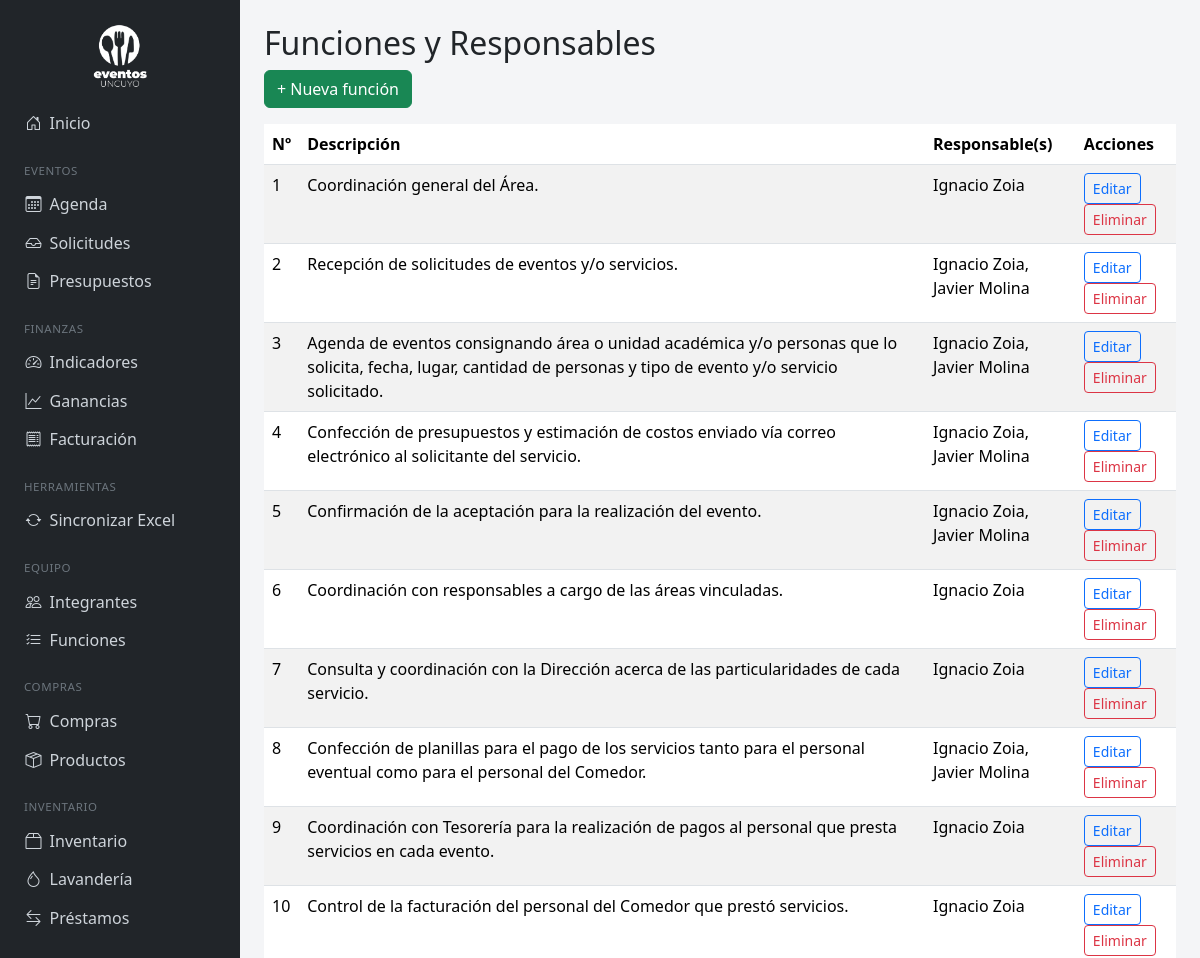
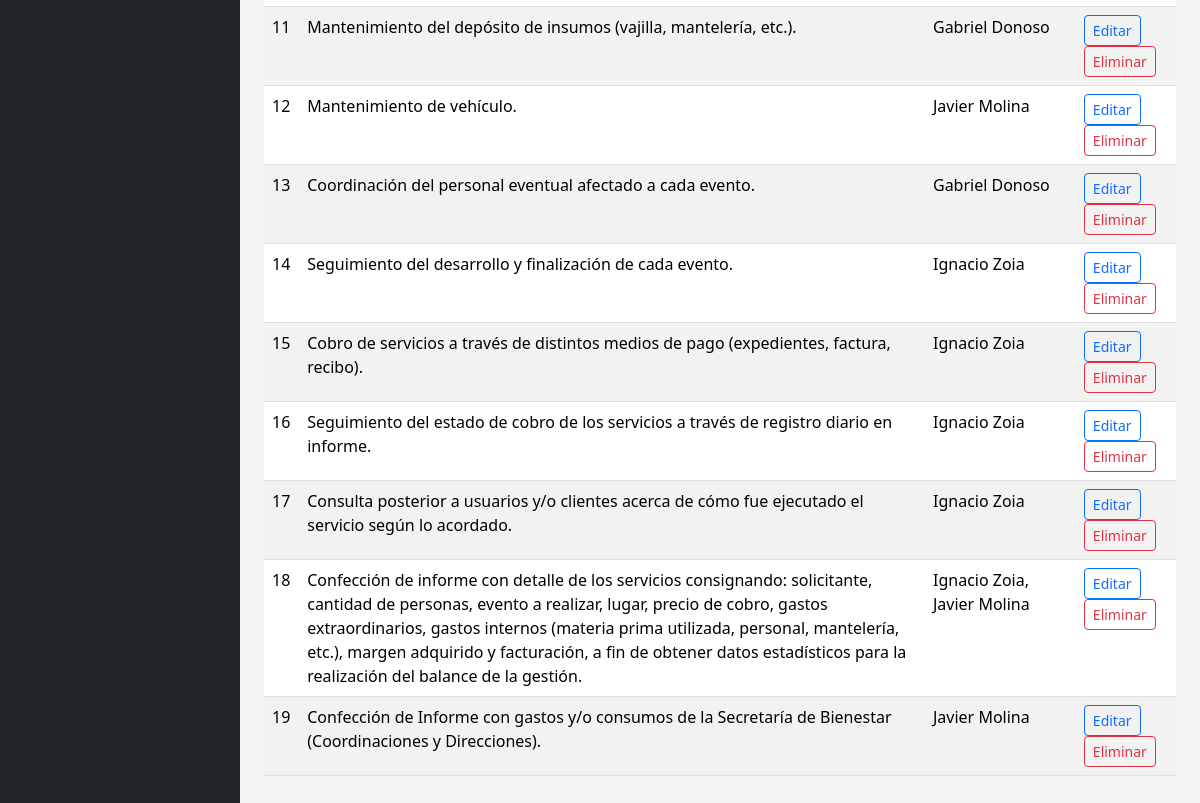
The page /funciones/ on the database its author committed (2 pictures, top to bottom).
### eventos/models.py (models this page shows, shortened)
class FuncionActividad(models.Model):
    numero = models.IntegerField(help_text="Orden dentro de la lista de funciones")
    descripcion = models.TextField()
    responsables = models.ManyToManyField(Integrante, related_name='funciones', blank=True)
    class Meta:
        ordering = ['numero']

class Integrante(models.Model):
    nombre = models.CharField(max_length=150)
    cargo = models.CharField(max_length=100, blank=True, help_text="Ej: Jefe de mozos")
    activo = models.BooleanField(default=True)
    class Meta:
        ordering = ['nombre']

### eventos/views.py (the view)
# urls.py: path('funciones/', views.funcion_lista, name='funcion_lista'),
def funcion_lista(request):
    funciones = FuncionActividad.objects.prefetch_related('responsables').all()
    return render(request, 'eventos/funcion_lista.html', {'funciones': funciones})

### eventos/templates/eventos/funcion_lista.html
{% extends 'eventos/base.html' %}
{% block content %}
<h2>Funciones y Responsables</h2>
<a href="{% url 'funcion_crear' %}" class="btn btn-success mb-3">+ Nueva función</a>
<table class="table table-striped">
    <thead><tr><th>Nº</th><th>Descripción</th><th>Responsable(s)</th><th>Acciones</th></tr></thead>
    <tbody>
        {% for f in funciones %}
        <tr>
            <td>{{ f.numero }}</td>
            <td>{{ f.descripcion }}</td>
            <td>{% for r in f.responsables.all %}{{ r.nombre }}{% if not forloop.last %}, {% endif %}{% empty %}-{% endfor %}</td>
            <td>
                <a href="{% url 'funcion_editar' f.pk %}" class="btn btn-sm btn-outline-primary">Editar</a>
                <a href="{% url 'funcion_eliminar' f.pk %}" class="btn btn-sm btn-outline-danger">Eliminar</a>
            </td>
        </tr>
        {% empty %}
        <tr><td colspan="4" class="text-center text-muted">No hay funciones cargadas</td></tr>
        {% endfor %}
    </tbody>
</table>
{% endblock %}

### eventos/templates/eventos/base.html (style rules this page uses)
body { background-color: #f4f5f7; }

### rows shown on the page
FuncionActividad: numero "1", descripcion "Coordinación general del Área."
Integrante: nombre "Ignacio Zoia"
FuncionActividad: numero "2", descripcion "Recepción de solicitudes de eventos y/o servicios."
Integrante: nombre "Javier Molina"
FuncionActividad: numero "3", descripcion "Agenda de eventos consignando área o unidad académica y/o personas que lo solicita, fecha, lugar, cantidad de personas y tipo de evento y/o servicio solicitado."
FuncionActividad: numero "4", descripcion "Confección de presupuestos y estimación de costos enviado vía correo electrónico al solicitante del servicio."
FuncionActividad: numero "5", descripcion "Confirmación de la aceptación para la realización del evento."
FuncionActividad: numero "6", descripcion "Coordinación con responsables a cargo de las áreas vinculadas."
FuncionActividad: numero "7", descripcion "Consulta y coordinación con la Dirección acerca de las particularidades de cada servicio."
FuncionActividad: numero "8", descripcion "Confección de planillas para el pago de los servicios tanto para el personal eventual como para el personal del Comedor."
FuncionActividad: numero "9", descripcion "Coordinación con Tesorería para la realización de pagos al personal que presta servicios en cada evento."
FuncionActividad: numero "10", descripcion "Control de la facturación del personal del Comedor que prestó servicios."
FuncionActividad: numero "11", descripcion "Mantenimiento del depósito de insumos (vajilla, mantelería, etc.)."
Integrante: nombre "Gabriel Donoso"
FuncionActividad: numero "12", descripcion "Mantenimiento de vehículo."
FuncionActividad: numero "13", descripcion "Coordinación del personal eventual afectado a cada evento."
FuncionActividad: numero "14", descripcion "Seguimiento del desarrollo y finalización de cada evento."
FuncionActividad: numero "15", descripcion "Cobro de servicios a través de distintos medios de pago (expedientes, factura, recibo)."
FuncionActividad: numero "16", descripcion "Seguimiento del estado de cobro de los servicios a través de registro diario en informe."
FuncionActividad: numero "17", descripcion "Consulta posterior a usuarios y/o clientes acerca de cómo fue ejecutado el servicio según lo acordado."
FuncionActividad: numero "18", descripcion "Confección de informe con detalle de los servicios consignando: solicitante, cantidad de personas, evento a realizar, lugar, precio de cobro, gastos extraordinarios, gastos internos (materia prima utilizada, personal, mantelería, etc.), margen adquirido y facturación, a fin de obtener datos estadísticos para la realización del balance de la gestión."
FuncionActividad: numero "19", descripcion "Confección de Informe con gastos y/o consumos de la Secretaría de Bienestar (Coordinaciones y Direcciones)."
